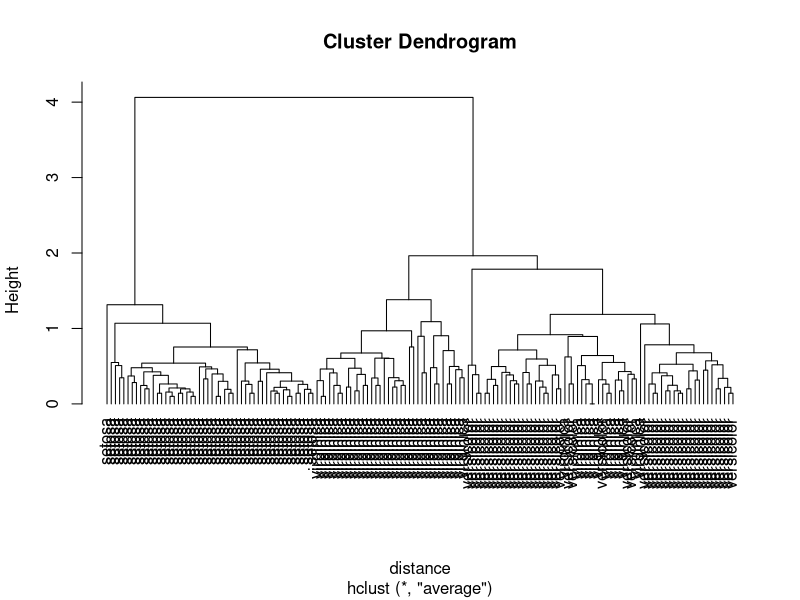
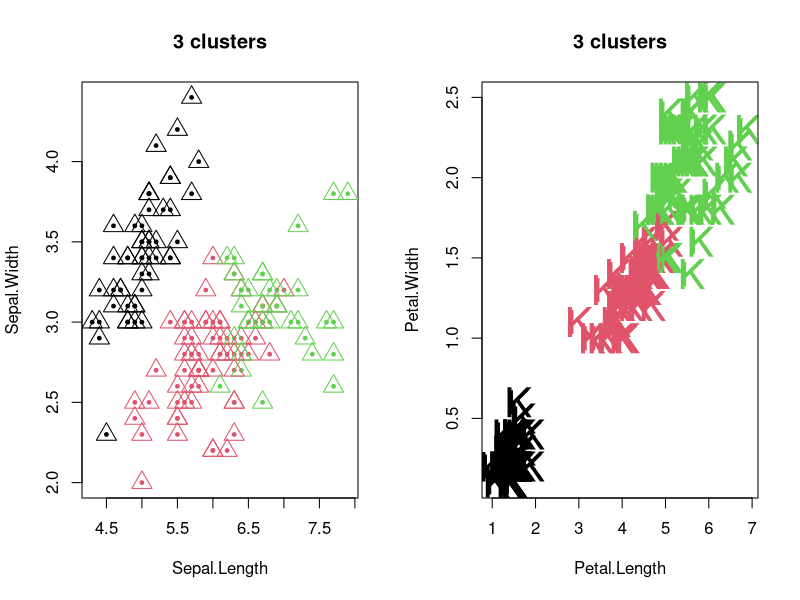

Recreate these plots in R, in order. (Note: this script raises an error after producing the figures.)
set.seed(101)
?sampl
sampleiris <- iris[sample(1:150, 40),] # get samples from iris dataset
sampleiris <- iris
# each observation has 4 variables, ie, they are interpreted as 4-D points
distance   <- dist(sampleiris[,-5], method="euclidean") 
cluster    <- hclust(distance, method="average")
plot(cluster, hang=-1, label=sampleiris$Species)

?par

par(mfrow=c(1,2))
group.3 <- cutree(cluster, k = 3)  # prune the tree by 3 clusters
table(group.3, sampleiris$Species) # compare with known classes

plot(sampleiris[,c(1,2)], col=group.3, pch=19, cex=.5, main="3 clusters")
points(sampleiris[,c(1,2)], col=group.3, pch=2, cex=2)
plot(sampleiris[,c(3,4)], col=sampleiris$Species, pch=75, cex=2.5, main="3 clusters")
points(sampleiris[,c(3,4)], col=sampleiris$Species, pch=75, cex=2)

library(fpc)
cluster.stats(distance, km$cluster, cluster$cluster)
library(cluster) 
clusplot(iris, cluster$cluster, color=TRUE, shade=TRUE, 
         labels=2, lines=0)
titanic.raw
